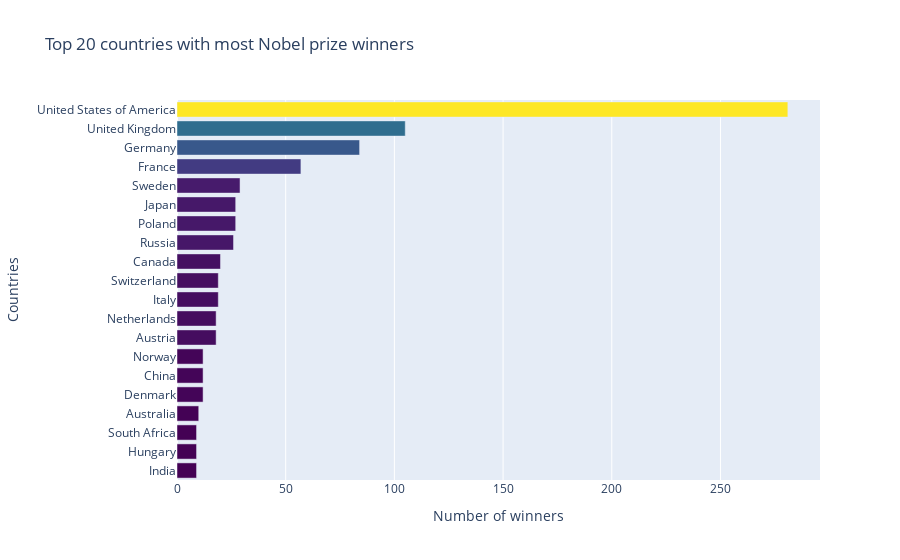

The code cell stored with this chart in its notebook:
### Code cell
h_bar = px.bar(
    x=top20_countries.prize,
    y=top20_countries.birth_country_current,
    title="Top 20 countries with most Nobel prize winners",
    color=top20_countries.prize,
    color_continuous_scale="Viridis",
    orientation="h"
)

h_bar.update_layout(
    xaxis_title="Number of winners",
    yaxis_title="Countries",
    coloraxis_showscale=False,
)

h_bar.show()

### Figure 1 — Plotly figure (JSON) as saved in the notebook; plotly's stock layout.template omitted (floating-point values rounded to 4 significant figures)
{"data": [{"hovertemplate": "x=%{x}<br>y=%{y}<br>color=%{marker.color}<extra></extra>", "legendgroup": "", "marker": {"color": [9, 9, 9, 10, 12, 12, 12, 18, 18, 19, 19, 20, 26, 27, 27, 29, 57, 84, 105, 281], "coloraxis": "coloraxis", "pattern": {"shape": ""}}, "name": "", "orientation": "h", "showlegend": false, "textposition": "auto", "type": "bar", "x": [9, 9, 9, 10, 12, 12, 12, 18, 18, 19, 19, 20, 26, 27, 27, 29, 57, 84, 105, 281], "xaxis": "x", "y": ["India", "Hungary", "South Africa", "Australia", "Denmark", "China", "Norway", "Austria", "Netherlands", "Italy", "Switzerland", "Canada", "Russia", "Poland", "Japan", "Sweden", "France", "Germany", "United Kingdom", "United States of America"], "yaxis": "y"}], "layout": {"barmode": "relative", "coloraxis": {"colorbar": {"title": {"text": "color"}}, "colorscale": [[0, "#440154"], [0.1111, "#482878"], [0.2222, "#3e4989"], [0.3333, "#31688e"], [0.4444, "#26828e"], [0.5556, "#1f9e89"], [0.6667, "#35b779"], [0.7778, "#6ece58"], [0.8889, "#b5de2b"], [1, "#fde725"]], "showscale": false}, "legend": {"tracegroupgap": 0}, "title": {"text": "Top 20 countries with most Nobel prize winners"}, "xaxis": {"anchor": "y", "domain": [0, 1], "title": {"text": "Number of winners"}}, "yaxis": {"anchor": "x", "domain": [0, 1], "title": {"text": "Countries"}}}}
